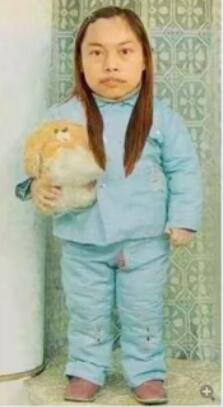
#> input picture images/2.jpg, 223 x 407 px, found by its file name
$ python 11-flipImg.py
#> lines starting #> are read from the running program, lines starting #| are printed output that depends on the picture
import numpy as np
import cv2

img = cv2.imread('../../images/2.jpg')
#> img is the input picture: shape (407, 223, 3); mean B, G, R 154.7, 174.3, 166
a = cv2.flip(img, -1)
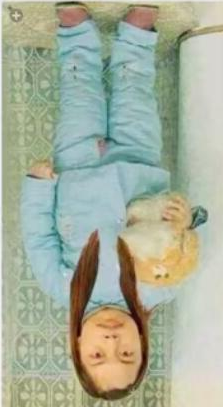
#> a: shape (407, 223, 3); mean B, G, R 154.7, 174.3, 166
cv2.imshow('a', a)
# cv2.imshow('a', img)
cv2.waitKey()
cv2.destroyAllWindows()
